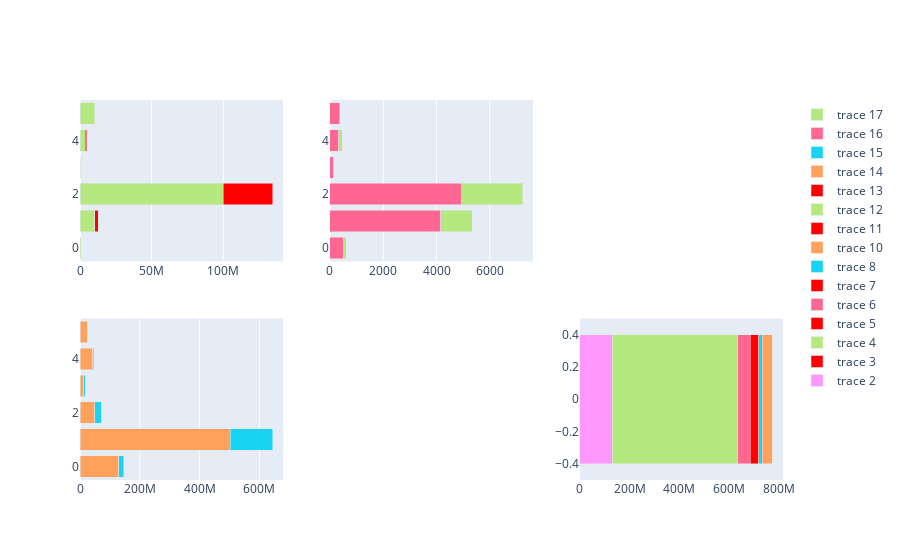

Notebook source saved alongside this figure:
### Code cell
fig = make_subplots(rows=2, cols=3, specs=
        [[{}, {}, {}],
        [{}, {}, {}]])

dff = retTotal.groupby('superCluster').sum()
dff2 = retTotal[retTotal['ret']==1].groupby('superCluster').sum()
fig.add_trace(go.Bar(x=dff['affectedDemographicIndex'], marker=dict(color=px.colors.qualitative.Plotly_r[2])), row=1, col=1)
fig.add_trace(go.Bar(x=dff2['affectedDemographicIndex'], marker=dict(color='red')), row=1, col=1)


dff = retTotal.groupby('superCluster').sum() ## Overlay of amount to be retired by 2030
dff2 = retTotal[retTotal['ret']==1].groupby('superCluster').sum()
fig.add_trace(go.Bar(x=dff['PLGENACL']), row=2, col=1)
fig.add_trace(go.Bar(x=dff2['PLGENACL']), row=2, col=1)


dff = retTotal.groupby('superCluster').sum()
dff2 = retTotal[retTotal['ret']==1].groupby('superCluster').sum()
fig.add_trace(go.Bar(x=dff['forwardCosts']), row=1, col=2)
fig.add_trace(go.Bar(x=dff2['forwardCosts']), row=1, col=2)
fig.update_layout(barmode='stack')

### Figure 1 — Plotly figure (JSON) as saved in the notebook; plotly's stock layout.template omitted (floating-point values rounded to 4 significant figures)
{"data": [{"marker": {"color": "#FECB52"}, "type": "bar", "x": [], "xaxis": "x6", "yaxis": "y6"}, {"marker": {"color": "red"}, "type": "bar", "x": [], "xaxis": "x6", "yaxis": "y6"}, {"marker": {"color": "#FF97FF"}, "type": "bar", "x": [129900000.0], "xaxis": "x6", "yaxis": "y6"}, {"marker": {"color": "red"}, "type": "bar", "x": [209437], "xaxis": "x6", "yaxis": "y6"}, {"marker": {"color": "#B6E880"}, "type": "bar", "x": [503400000.0], "xaxis": "x6", "yaxis": "y6"}, {"marker": {"color": "red"}, "type": "bar", "x": [2316381], "xaxis": "x6", "yaxis": "y6"}, {"marker": {"color": "#FF6692"}, "type": "bar", "x": [50020000.0], "xaxis": "x6", "yaxis": "y6"}, {"marker": {"color": "red"}, "type": "bar", "x": [34764028], "xaxis": "x6", "yaxis": "y6"}, {"marker": {"color": "#19D3F3"}, "type": "bar", "x": [13220000.0], "xaxis": "x6", "yaxis": "y6"}, {"marker": {"color": "red"}, "type": "bar", "x": [], "xaxis": "x6", "yaxis": "y6"}, {"marker": {"color": "#FFA15A"}, "type": "bar", "x": [42420000.0], "xaxis": "x6", "yaxis": "y6"}, {"marker": {"color": "red"}, "type": "bar", "x": [479343], "xaxis": "x6", "yaxis": "y6"}, {"marker": {"color": "#B6E880"}, "type": "bar", "x": [721652, 10247121, 99909225, 396014, 3667066, 10137669], "xaxis": "x", "yaxis": "y"}, {"marker": {"color": "red"}, "type": "bar", "x": [209437, 2316381, 34764028, 479343, 1159235], "xaxis": "x", "yaxis": "y"}, {"type": "bar", "x": [129900000.0, 503400000.0, 50020000.0, 13220000.0, 42420000.0, 24540000.0], "xaxis": "x4", "yaxis": "y4"}, {"type": "bar", "x": [16320000.0, 142100000.0, 20720000.0, 3981000.0, 3872000.0], "xaxis": "x4", "yaxis": "y4"}, {"type": "bar", "x": [519.5, 4150.0, 4944.0, 119.9, 322.8, 365.3], "xaxis": "x2", "yaxis": "y2"}, {"type": "bar", "x": [95.77, 1191.0, 2296.0, 27.14, 130.6], "xaxis": "x2", "yaxis": "y2"}], "layout": {"barmode": "stack", "xaxis": {"anchor": "y", "domain": [0, 0.2889]}, "xaxis2": {"anchor": "y2", "domain": [0.3556, 0.6444]}, "xaxis3": {"anchor": "y3", "domain": [0.7111, 1]}, "xaxis4": {"anchor": "y4", "domain": [0, 0.2889]}, "xaxis5": {"anchor": "y5", "domain": [0.3556, 0.6444]}, "xaxis6": {"anchor": "y6", "domain": [0.7111, 1]}, "yaxis": {"anchor": "x", "domain": [0.575, 1]}, "yaxis2": {"anchor": "x2", "domain": [0.575, 1]}, "yaxis3": {"anchor": "x3", "domain": [0.575, 1]}, "yaxis4": {"anchor": "x4", "domain": [0, 0.425]}, "yaxis5": {"anchor": "x5", "domain": [0, 0.425]}, "yaxis6": {"anchor": "x6", "domain": [0, 0.425]}}}
